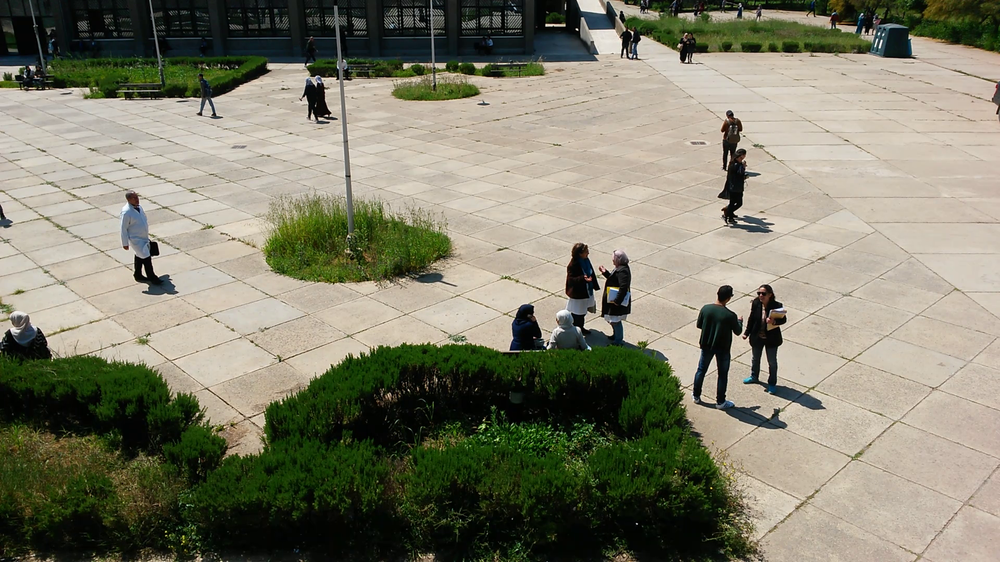
#> input picture images/Image072.png, 1000 x 562 px, shrunk from 1920 x 1080 before the run, found by its file name
$ python box.py
#> lines starting #> are read from the running program, lines starting #| are printed output that depends on the picture
import cv2
import numpy as np
from math import inf
import matplotlib.pyplot as plt

box_coordinates = []


# [61 lines left out: functions MSE, find_teach, show_bloc, draw_rect, not called in this run]


img = cv2.imread("image072.png")
#> img is the input picture: shape (562, 1000, 3); mean B, G, R 107.7, 126.5, 128.1
cv2.namedWindow('image')
cv2.setMouseCallback('image', draw_rect)

while(True):
	cv2.imshow('image', img)
	k = cv2.waitKey(1) & 0xFF
#> (key Esc is pressed here)
	if k == 27:
		break

print(box_coordinates)
cv2.destroyAllWindows()

img1 = cv2.imread('image072.png')
grayImg1 = cv2.cvtColor(img1, cv2.COLOR_BGR2GRAY)
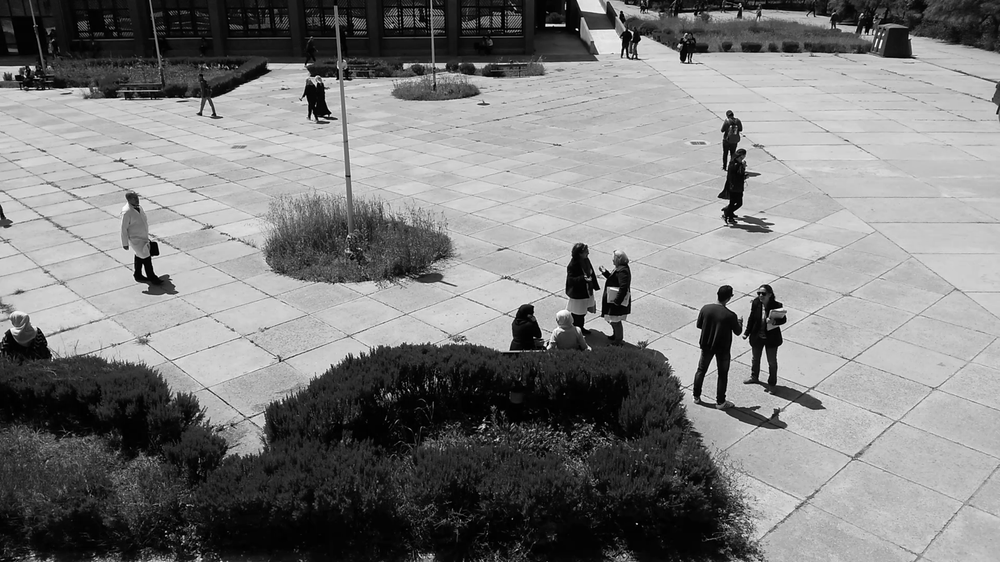
#> grayImg1: shape (562, 1000); min 0, max 255, mean 124.8
# Cropping an image
#> (the run stopped early here; a loop or call above may not have finished)
